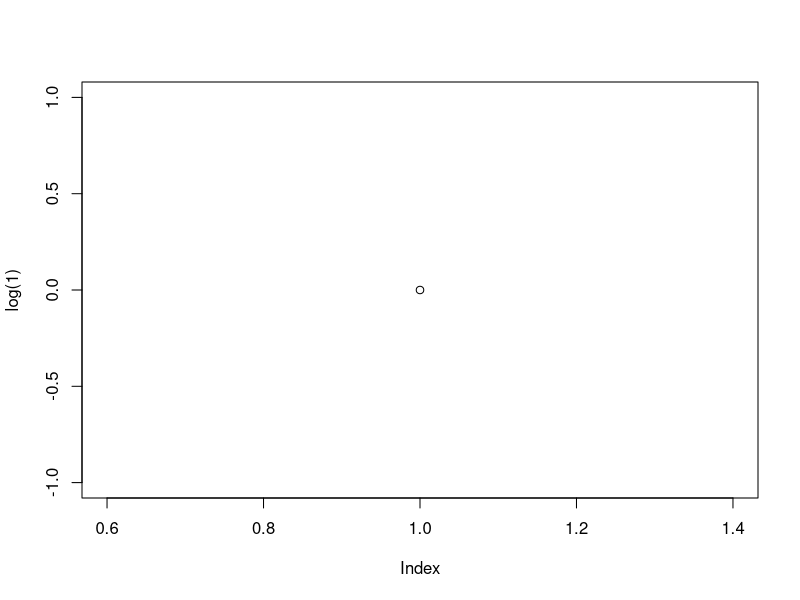
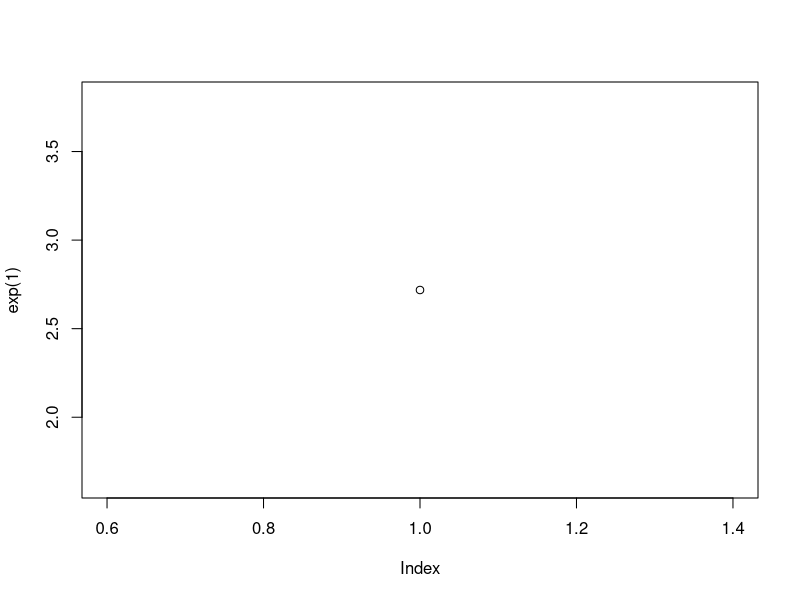

The R script that drew these images, in order:
#Question 1
x<-c(1,2,3)
x[1]/x[2]^3-1+2*x[3]-x[2-1]

#Question 2
plot(log(1))
plot(exp(1))

#Question 3
#this will give the numbers divisible by 3
a<-c(3,6,7,10)
a[a%%3==0]
#this will give how many numbers are divisible by three
length(a[a%%3==0])

#Question 4
#This will give the common values in two vectors
A<-c(1,2,3)
B<-c(3,4,5)
intersect(A,B)

#Question 5
#find the index of the maximum value
for(i in length(B)){
  max(B)
}
print(i)

#Question 7
#above thing can be achieved using this too
which.max(B)

#Question 8
#creating a function
CompoundI<-function(P,R,n){
  A<-P*(1+(R/100))^n
  A
}

#calling the function
CompoundI(5000,11.5,15)
